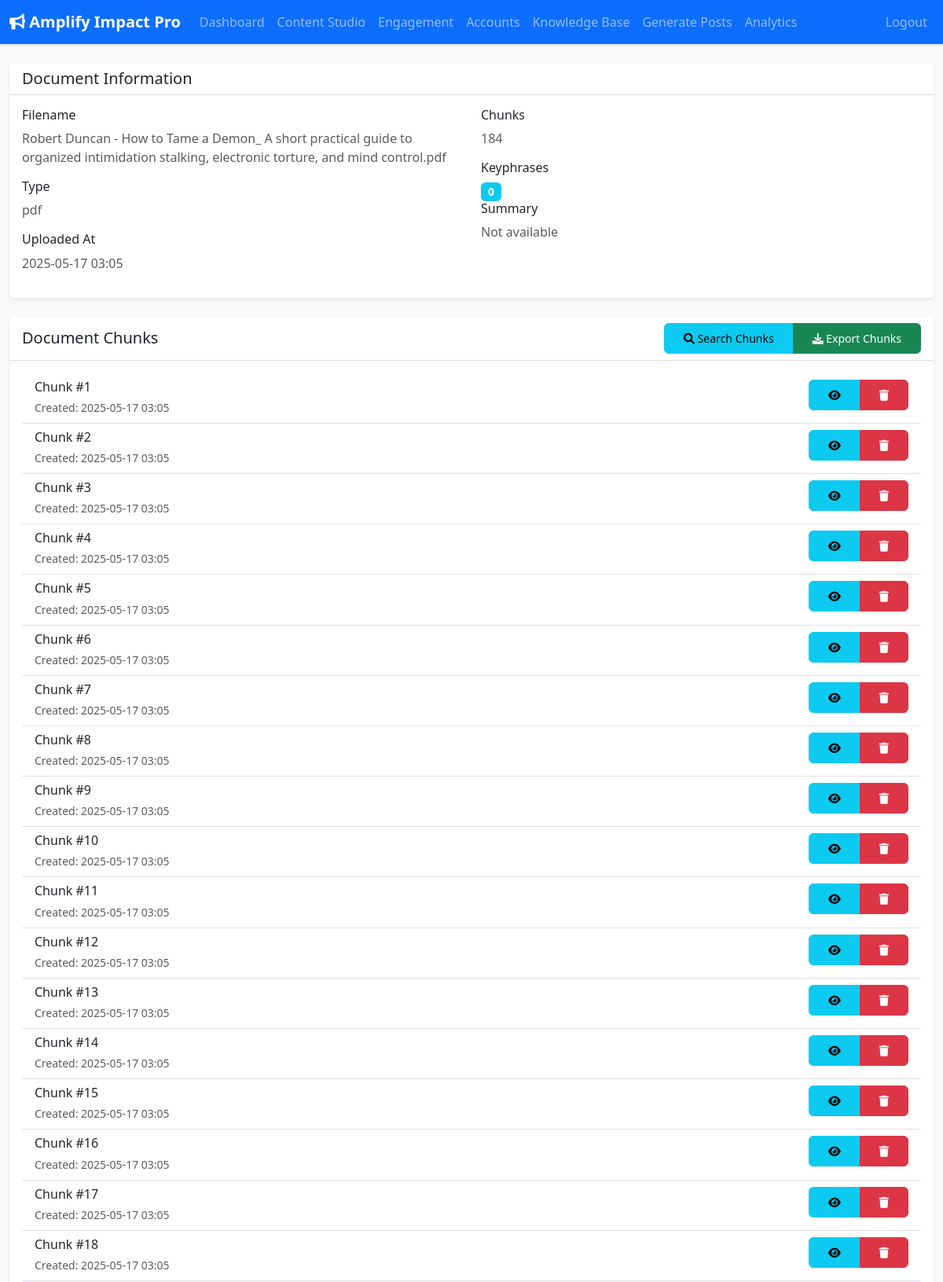
The app's page /knowledge-base/documents/8 (signed in, upper part) with its own data.
### app/models.py (models this page shows, shortened)
class KnowledgeDocument(db.Model):
    id = db.Column(db.Integer, primary_key=True)
    portal_user_id = db.Column(db.Integer, db.ForeignKey('portal_user.id'), nullable=False)
    filename = db.Column(db.String(255), nullable=False)
    original_filename = db.Column(db.String(255))
    file_type = db.Column(db.String(10))
    status = db.Column(db.String(50), default="uploaded")
    processed_at = db.Column(db.DateTime)
    uploaded_at = db.Column(db.DateTime, default=lambda: datetime.now(timezone.utc))
    portal_user = db.relationship('PortalUser', backref=db.backref('knowledge_documents', lazy=True))
    chunks = db.relationship('KnowledgeChunk', backref='document', lazy='dynamic', cascade="all, delete-orphan")

class KnowledgeChunk(db.Model):
    id = db.Column(db.Integer, primary_key=True)
    document_id = db.Column(db.Integer, db.ForeignKey('knowledge_document.id'), nullable=False)
    chunk_text = db.Column(db.Text, nullable=False)
    faiss_index_id = db.Column(db.Integer, index=True, nullable=True)
    created_at = db.Column(db.DateTime, default=lambda: datetime.now(timezone.utc))

### app/routes/knowledge_base.py (the view)
@kb_bp.route('/documents/<int:document_id>')
@login_required
def view_document(document_id):
    document = KnowledgeDocument.query.get_or_404(document_id)
    if document.portal_user_id != current_user.id:
        flash('Unauthorized access to document.', 'danger')
        return redirect(url_for('kb_bp.manage_knowledge_base'))
    chunks = KnowledgeChunk.query.filter_by(document_id=document_id)\
        .order_by(KnowledgeChunk.id.asc())\
        .all()
    return render_template(
        'knowledge_base/view.html',
        document=document,
        chunks=chunks,
        title=f"{document.original_filename} - Document"
    )

### app/models.py (called while the page is built)
@login_manager.user_loader
def load_user(id):
    return db.session.get(PortalUser, int(id))

### app/templates/knowledge_base/view.html (shortened to what this page needs)
{% extends "base.html" %}
{% block content %}
<div class="row">
    <div class="col-12 mb-4">
        <div class="card">
            <div class="card-header">
                <h5 class="card-title mb-0">Document Information</h5>
            </div>
            <div class="card-body">
                <div class="row">
                    <div class="col-md-6">
                        <h6>Filename</h6>
                        <p class="text-muted">{{ document.original_filename }}</p>
                        <h6>Type</h6>
                        <p class="text-muted">{{ document.file_type }}</p>
                        <h6>Uploaded At</h6>
                        <p class="text-muted">{{ document.uploaded_at.strftime('%Y-%m-%d %H:%M') }}</p>
                    </div>
                    <div class="col-md-6">
                        <h6>Chunks</h6>
                        <p class="text-muted">{{ document.chunks.count() }}</p>
                        <h6>Keyphrases</h6>
                        <div class="badge bg-info me-1" style="font-size: 0.875rem;">
                            {{ document.keyphrases|length }}
                        </div>
                        <h6>Summary</h6>
                        <p class="text-muted">{{ document.summary if document.summary else 'Not available' }}</p>
                    </div>
                </div>
            </div>
        </div>
    </div>
    <div class="col-12">
        <div class="card">
            <div class="card-header d-flex justify-content-between align-items-center">
                <h5 class="card-title mb-0">Document Chunks</h5>
                <div class="btn-group">
                    <button type="button" class="btn btn-sm btn-info" id="search-chunks">
                        <i class="fas fa-search"></i> Search Chunks
                    </button>
                    <button type="button" class="btn btn-sm btn-success" id="export-chunks">
                        <i class="fas fa-download"></i> Export Chunks
                    </button>
                </div>
            </div>
            <div class="card-body">
                <div class="list-group list-group-flush">
                    {% for chunk in chunks %}
                    <div class="list-group-item">
                        <div class="d-flex justify-content-between align-items-start">
                            <div>
                                <h6 class="mb-1">Chunk #{{ loop.index }}</h6>
                                <small class="text-muted">
                                    Created: {{ chunk.created_at.strftime('%Y-%m-%d %H:%M') }}
                                </small>
                            </div>
                            <div class="btn-group">
                                <button type="button" class="btn btn-sm btn-info"
                                        data-bs-toggle="modal"
                                        data-bs-target="#viewChunkModal"
                                        data-chunk-id="{{ chunk.id }}">
                                    <i class="fas fa-eye"></i>
                                </button>
                                <button type="button" class="btn btn-sm btn-danger"
                                        data-bs-toggle="modal"
                                        data-bs-target="#deleteChunkModal"
                                        data-chunk-id="{{ chunk.id }}">
                                    <i class="fas fa-trash"></i>
                                </button>
                            </div>
                        </div>
                    </div>
                    {% endfor %}
                </div>
            </div>
        </div>
    </div>
</div>
{% endblock %}

### app/static/css/style.css (style rules this page uses)
body { background-color: #f8f9fa; }
.card { border: none; box-shadow: 0 0.125rem 0.25rem rgba(0,0,0,0.075); }
.card-header { background-color: #fff; border-bottom: 1px solid rgba(0,0,0,0.125); }
.btn { padding: 0.5rem 1.5rem; border-radius: 0.375rem; }
.list-group-item { border-left: none; border-right: none; }
.badge { font-size: 0.875rem; padding: 0.35em 0.65em; }

### records on screen
KnowledgeDocument: original_filename "Robert Duncan - How to Tame a Demon_ A short practical guide to organized intimidation stalking, electronic torture, and mind control.pdf", file_type "pdf", uploaded_at "2025-05-17 03:05"
KnowledgeChunk: created_at "2025-05-17 03:05"
KnowledgeChunk: created_at "2025-05-17 03:05"
KnowledgeChunk: created_at "2025-05-17 03:05"
KnowledgeChunk: created_at "2025-05-17 03:05"
KnowledgeChunk: created_at "2025-05-17 03:05"
KnowledgeChunk: created_at "2025-05-17 03:05"
KnowledgeChunk: created_at "2025-05-17 03:05"
KnowledgeChunk: created_at "2025-05-17 03:05"
KnowledgeChunk: created_at "2025-05-17 03:05"
KnowledgeChunk: created_at "2025-05-17 03:05"
KnowledgeChunk: created_at "2025-05-17 03:05"
KnowledgeChunk: created_at "2025-05-17 03:05"
KnowledgeChunk: created_at "2025-05-17 03:05"
KnowledgeChunk: created_at "2025-05-17 03:05"
KnowledgeChunk: created_at "2025-05-17 03:05"
KnowledgeChunk: created_at "2025-05-17 03:05"
KnowledgeChunk: created_at "2025-05-17 03:05"
KnowledgeChunk: created_at "2025-05-17 03:05"

### other values on screen
{{ document.chunks.count() }} "184"
{{ document.keyphrases|length }} "0"
{{ document.summary if document.summary else 'Not available' }} "Not available"
